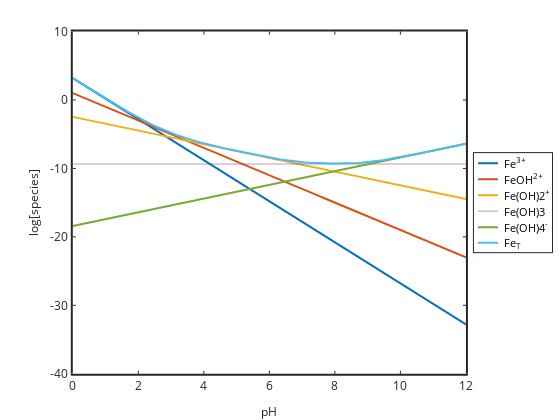

The code cell stored with this chart in its notebook:
### Markdown cell above
# U shaped solubility diagram

### Code cell
%plot -s 600,500 -f 'svg'
pH=0:0.1:12;
Ksp=10^-38.8;
B1=10^-2.19;
B2=10^-5.67;
B3=10^-12.56;
B4=10^-21.6;
Kw=1e-14;
logFe=log10(Ksp./Kw^3)-3*pH; Fe=10.^logFe;
logFeOH=log10(B1*Ksp/Kw^3)-2*pH; FeOH=10.^logFeOH;
logFeOH2=log10(B2*Ksp/Kw^3)-pH; FeOH2=10.^logFeOH2;
logFeOH3=log10(B3*Ksp/Kw^3).*ones(size(pH)); FeOH3=10.^logFeOH3;
logFeOH4=log10(B4*Ksp./Kw^3)+pH; FeOH4=10.^logFeOH4;
FeT=Fe+FeOH+FeOH2+FeOH3+FeOH4; logFeT=log10(FeT);

plot(pH,logFe,'linewidth',2,pH,logFeOH,'linewidth',2,pH,logFeOH2,'linewidth',2,...
pH,logFeOH3,pH,logFeOH4,'linewidth',2,pH,logFeT,'linewidth',2)
hold on
%plot([-log10(B1) -log10(B1)],[-40 10],'k--','linewidth',2)
set(gca,'linewidth',2,'fontsize',12);
xlabel('pH','fontsize',12)
ylabel('log[species]','fontsize',12)
legend('Fe^{3+}','FeOH^{2+}','Fe(OH)2^+','Fe(OH)3','Fe(OH)4^-','Fe_T','location','eastoutside');

### Figure 1 — Plotly figure (JSON) as saved in the notebook; plotly's stock layout.template omitted (floating-point values rounded to 4 significant figures)
{"data": [{"line": {"color": "rgb(0,113,188)", "dash": "solid", "width": 2}, "marker": {"color": "rgb(0,113,188)", "line": {"color": "rgb(0,113,188)"}, "size": 6, "symbol": "none"}, "mode": "lines", "name": "Fe^{3+}", "showlegend": true, "type": "scatter", "visibility": true, "x": [0, 0.1, 0.2, 0.3, 0.4, 0.5, 0.6, 0.7, 0.8, 0.9, 1, 1.1, 1.2, 1.3, 1.4, 1.5, 1.6, 1.7, 1.8, 1.9, 2, 2.1, 2.2, 2.3, 2.4, 2.5, 2.6, 2.7, 2.8, 2.9, 3, 3.1, 3.2, 3.3, 3.4, 3.5, 3.6, 3.7, 3.8, 3.9, 4, 4.1, 4.2, 4.3, 4.4, 4.5, 4.6, 4.7, 4.8, 4.9, 5, 5.1, 5.2, 5.3, 5.4, 5.5, 5.6, 5.7, 5.8, 5.9, 6, 6.1, 6.2, 6.3, 6.4, 6.5, 6.6, 6.7, 6.8, 6.9, 7, 7.1, 7.2, 7.3, 7.4, 7.5, 7.6, 7.7, 7.8, 7.9, 8, 8.1, 8.2, 8.3, 8.4, 8.5, 8.6, 8.7, 8.8, 8.9, 9, 9.1, 9.2, 9.3, 9.4, 9.5, 9.6, 9.7, 9.8, 9.9, 10, 10.1, 10.2, 10.3, 10.4, 10.5, 10.6, 10.7, 10.8, 10.9, 11, 11.1, 11.2, 11.3, 11.4, 11.5, 11.6, 11.7, 11.8, 11.9, 12], "xaxis": "x", "y": [3.2, 2.9, 2.6, 2.3, 2.0, 1.7, 1.4, 1.1, 0.8, 0.5, 0.2, -0.1, -0.4, -0.7, -1.0, -1.3, -1.6, -1.9, -2.2, -2.5, -2.8, -3.1, -3.4, -3.7, -4.0, -4.3, -4.6, -4.9, -5.2, -5.5, -5.8, -6.1, -6.4, -6.7, -7.0, -7.3, -7.6, -7.9, -8.2, -8.5, -8.8, -9.1, -9.4, -9.7, -10.0, -10.3, -10.6, -10.9, -11.2, -11.5, -11.8, -12.1, -12.4, -12.7, -13, -13.3, -13.6, -13.9, -14.2, -14.5, -14.8, -15.1, -15.4, -15.7, -16, -16.3, -16.6, -16.9, -17.2, -17.5, -17.8, -18.1, -18.4, -18.7, -19, -19.3, -19.6, -19.9, -20.2, -20.5, -20.8, -21.1, -21.4, -21.7, -22, -22.3, -22.6, -22.9, -23.2, -23.5, -23.8, -24.1, -24.4, -24.7, -25, -25.3, -25.6, -25.9, -26.2, -26.5, -26.8, -27.1, -27.4, -27.7, -28, -28.3, -28.6, -28.9, -29.2, -29.5, -29.8, -30.1, -30.4, -30.7, -31, -31.3, -31.6, -31.9, -32.2, -32.5, -32.8], "yaxis": "y"}, {"line": {"color": "rgb(216,82,24)", "dash": "solid", "width": 2}, "marker": {"color": "rgb(216,82,24)", "line": {"color": "rgb(216,82,24)"}, "size": 6, "symbol": "none"}, "mode": "lines", "name": "FeOH^{2+}", "showlegend": true, "type": "scatter", "visibility": true, "x": [0, 0.1, 0.2, 0.3, 0.4, 0.5, 0.6, 0.7, 0.8, 0.9, 1, 1.1, 1.2, 1.3, 1.4, 1.5, 1.6, 1.7, 1.8, 1.9, 2, 2.1, 2.2, 2.3, 2.4, 2.5, 2.6, 2.7, 2.8, 2.9, 3, 3.1, 3.2, 3.3, 3.4, 3.5, 3.6, 3.7, 3.8, 3.9, 4, 4.1, 4.2, 4.3, 4.4, 4.5, 4.6, 4.7, 4.8, 4.9, 5, 5.1, 5.2, 5.3, 5.4, 5.5, 5.6, 5.7, 5.8, 5.9, 6, 6.1, 6.2, 6.3, 6.4, 6.5, 6.6, 6.7, 6.8, 6.9, 7, 7.1, 7.2, 7.3, 7.4, 7.5, 7.6, 7.7, 7.8, 7.9, 8, 8.1, 8.2, 8.3, 8.4, 8.5, 8.6, 8.7, 8.8, 8.9, 9, 9.1, 9.2, 9.3, 9.4, 9.5, 9.6, 9.7, 9.8, 9.9, 10, 10.1, 10.2, 10.3, 10.4, 10.5, 10.6, 10.7, 10.8, 10.9, 11, 11.1, 11.2, 11.3, 11.4, 11.5, 11.6, 11.7, 11.8, 11.9, 12], "xaxis": "x", "y": [1.01, 0.81, 0.61, 0.41, 0.21, 0.01, -0.19, -0.39, -0.59, -0.79, -0.99, -1.19, -1.39, -1.59, -1.79, -1.99, -2.19, -2.39, -2.59, -2.79, -2.99, -3.19, -3.39, -3.59, -3.79, -3.99, -4.19, -4.39, -4.59, -4.79, -4.99, -5.19, -5.39, -5.59, -5.79, -5.99, -6.19, -6.39, -6.59, -6.79, -6.99, -7.19, -7.39, -7.59, -7.79, -7.99, -8.19, -8.39, -8.59, -8.79, -8.99, -9.19, -9.39, -9.59, -9.79, -9.99, -10.19, -10.39, -10.59, -10.79, -10.99, -11.19, -11.39, -11.59, -11.79, -11.99, -12.19, -12.39, -12.59, -12.79, -12.99, -13.19, -13.39, -13.59, -13.79, -13.99, -14.19, -14.39, -14.59, -14.79, -14.99, -15.19, -15.39, -15.59, -15.79, -15.99, -16.19, -16.39, -16.59, -16.79, -16.99, -17.19, -17.39, -17.59, -17.79, -17.99, -18.19, -18.39, -18.59, -18.79, -18.99, -19.19, -19.39, -19.59, -19.79, -19.99, -20.19, -20.39, -20.59, -20.79, -20.99, -21.19, -21.39, -21.59, -21.79, -21.99, -22.19, -22.39, -22.59, -22.79, -22.99], "yaxis": "y"}, {"line": {"color": "rgb(236,176,31)", "dash": "solid", "width": 2}, "marker": {"color": "rgb(236,176,31)", "line": {"color": "rgb(236,176,31)"}, "size": 6, "symbol": "none"}, "mode": "lines", "name": "Fe(OH)2^+", "showlegend": true, "type": "scatter", "visibility": true, "x": [0, 0.1, 0.2, 0.3, 0.4, 0.5, 0.6, 0.7, 0.8, 0.9, 1, 1.1, 1.2, 1.3, 1.4, 1.5, 1.6, 1.7, 1.8, 1.9, 2, 2.1, 2.2, 2.3, 2.4, 2.5, 2.6, 2.7, 2.8, 2.9, 3, 3.1, 3.2, 3.3, 3.4, 3.5, 3.6, 3.7, 3.8, 3.9, 4, 4.1, 4.2, 4.3, 4.4, 4.5, 4.6, 4.7, 4.8, 4.9, 5, 5.1, 5.2, 5.3, 5.4, 5.5, 5.6, 5.7, 5.8, 5.9, 6, 6.1, 6.2, 6.3, 6.4, 6.5, 6.6, 6.7, 6.8, 6.9, 7, 7.1, 7.2, 7.3, 7.4, 7.5, 7.6, 7.7, 7.8, 7.9, 8, 8.1, 8.2, 8.3, 8.4, 8.5, 8.6, 8.7, 8.8, 8.9, 9, 9.1, 9.2, 9.3, 9.4, 9.5, 9.6, 9.7, 9.8, 9.9, 10, 10.1, 10.2, 10.3, 10.4, 10.5, 10.6, 10.7, 10.8, 10.9, 11, 11.1, 11.2, 11.3, 11.4, 11.5, 11.6, 11.7, 11.8, 11.9, 12], "xaxis": "x", "y": [-2.47, -2.57, -2.67, -2.77, -2.87, -2.97, -3.07, -3.17, -3.27, -3.37, -3.47, -3.57, -3.67, -3.77, -3.87, -3.97, -4.07, -4.17, -4.27, -4.37, -4.47, -4.57, -4.67, -4.77, -4.87, -4.97, -5.07, -5.17, -5.27, -5.37, -5.47, -5.57, -5.67, -5.77, -5.87, -5.97, -6.07, -6.17, -6.27, -6.37, -6.47, -6.57, -6.67, -6.77, -6.87, -6.97, -7.07, -7.17, -7.27, -7.37, -7.47, -7.57, -7.67, -7.77, -7.87, -7.97, -8.07, -8.17, -8.27, -8.37, -8.47, -8.57, -8.67, -8.77, -8.87, -8.97, -9.07, -9.17, -9.27, -9.37, -9.47, -9.57, -9.67, -9.77, -9.87, -9.97, -10.07, -10.17, -10.27, -10.37, -10.47, -10.57, -10.67, -10.77, -10.87, -10.97, -11.07, -11.17, -11.27, -11.37, -11.47, -11.57, -11.67, -11.77, -11.87, -11.97, -12.07, -12.17, -12.27, -12.37, -12.47, -12.57, -12.67, -12.77, -12.87, -12.97, -13.07, -13.17, -13.27, -13.37, -13.47, -13.57, -13.67, -13.77, -13.87, -13.97, -14.07, -14.17, -14.27, -14.37, -14.47], "yaxis": "y"}, {"line": {"color": "rgb(125,46,141)", "dash": "solid", "width": 0.5}, "marker": {"color": "rgb(125,46,141)", "line": {"color": "rgb(125,46,141)"}, "size": 6, "symbol": "none"}, "mode": "lines", "name": "Fe(OH)3", "showlegend": true, "type": "scatter", "visibility": true, "x": [0, 0.1, 0.2, 0.3, 0.4, 0.5, 0.6, 0.7, 0.8, 0.9, 1, 1.1, 1.2, 1.3, 1.4, 1.5, 1.6, 1.7, 1.8, 1.9, 2, 2.1, 2.2, 2.3, 2.4, 2.5, 2.6, 2.7, 2.8, 2.9, 3, 3.1, 3.2, 3.3, 3.4, 3.5, 3.6, 3.7, 3.8, 3.9, 4, 4.1, 4.2, 4.3, 4.4, 4.5, 4.6, 4.7, 4.8, 4.9, 5, 5.1, 5.2, 5.3, 5.4, 5.5, 5.6, 5.7, 5.8, 5.9, 6, 6.1, 6.2, 6.3, 6.4, 6.5, 6.6, 6.7, 6.8, 6.9, 7, 7.1, 7.2, 7.3, 7.4, 7.5, 7.6, 7.7, 7.8, 7.9, 8, 8.1, 8.2, 8.3, 8.4, 8.5, 8.6, 8.7, 8.8, 8.9, 9, 9.1, 9.2, 9.3, 9.4, 9.5, 9.6, 9.7, 9.8, 9.9, 10, 10.1, 10.2, 10.3, 10.4, 10.5, 10.6, 10.7, 10.8, 10.9, 11, 11.1, 11.2, 11.3, 11.4, 11.5, 11.6, 11.7, 11.8, 11.9, 12], "xaxis": "x", "y": [-9.36, -9.36, -9.36, -9.36, -9.36, -9.36, -9.36, -9.36, -9.36, -9.36, -9.36, -9.36, -9.36, -9.36, -9.36, -9.36, -9.36, -9.36, -9.36, -9.36, -9.36, -9.36, -9.36, -9.36, -9.36, -9.36, -9.36, -9.36, -9.36, -9.36, -9.36, -9.36, -9.36, -9.36, -9.36, -9.36, -9.36, -9.36, -9.36, -9.36, -9.36, -9.36, -9.36, -9.36, -9.36, -9.36, -9.36, -9.36, -9.36, -9.36, -9.36, -9.36, -9.36, -9.36, -9.36, -9.36, -9.36, -9.36, -9.36, -9.36, -9.36, -9.36, -9.36, -9.36, -9.36, -9.36, -9.36, -9.36, -9.36, -9.36, -9.36, -9.36, -9.36, -9.36, -9.36, -9.36, -9.36, -9.36, -9.36, -9.36, -9.36, -9.36, -9.36, -9.36, -9.36, -9.36, -9.36, -9.36, -9.36, -9.36, -9.36, -9.36, -9.36, -9.36, -9.36, -9.36, -9.36, -9.36, -9.36, -9.36, -9.36, -9.36, -9.36, -9.36, -9.36, -9.36, -9.36, -9.36, -9.36, -9.36, -9.36, -9.36, -9.36, -9.36, -9.36, -9.36, -9.36, -9.36, -9.36, -9.36, -9.36], "yaxis": "y"}, {"line": {"color": "rgb(118,171,47)", "dash": "solid", "width": 2}, "marker": {"color": "rgb(118,171,47)", "line": {"color": "rgb(118,171,47)"}, "size": 6, "symbol": "none"}, "mode": "lines", "name": "Fe(OH)4^-", "showlegend": true, "type": "scatter", "visibility": true, "x": [0, 0.1, 0.2, 0.3, 0.4, 0.5, 0.6, 0.7, 0.8, 0.9, 1, 1.1, 1.2, 1.3, 1.4, 1.5, 1.6, 1.7, 1.8, 1.9, 2, 2.1, 2.2, 2.3, 2.4, 2.5, 2.6, 2.7, 2.8, 2.9, 3, 3.1, 3.2, 3.3, 3.4, 3.5, 3.6, 3.7, 3.8, 3.9, 4, 4.1, 4.2, 4.3, 4.4, 4.5, 4.6, 4.7, 4.8, 4.9, 5, 5.1, 5.2, 5.3, 5.4, 5.5, 5.6, 5.7, 5.8, 5.9, 6, 6.1, 6.2, 6.3, 6.4, 6.5, 6.6, 6.7, 6.8, 6.9, 7, 7.1, 7.2, 7.3, 7.4, 7.5, 7.6, 7.7, 7.8, 7.9, 8, 8.1, 8.2, 8.3, 8.4, 8.5, 8.6, 8.7, 8.8, 8.9, 9, 9.1, 9.2, 9.3, 9.4, 9.5, 9.6, 9.7, 9.8, 9.9, 10, 10.1, 10.2, 10.3, 10.4, 10.5, 10.6, 10.7, 10.8, 10.9, 11, 11.1, 11.2, 11.3, 11.4, 11.5, 11.6, 11.7, 11.8, 11.9, 12], "xaxis": "x", "y": [-18.4, -18.3, -18.2, -18.1, -18, -17.9, -17.8, -17.7, -17.6, -17.5, -17.4, -17.3, -17.2, -17.1, -17, -16.9, -16.8, -16.7, -16.6, -16.5, -16.4, -16.3, -16.2, -16.1, -16.0, -15.9, -15.8, -15.7, -15.6, -15.5, -15.4, -15.3, -15.2, -15.1, -15.0, -14.9, -14.8, -14.7, -14.6, -14.5, -14.4, -14.3, -14.2, -14.1, -14.0, -13.9, -13.8, -13.7, -13.6, -13.5, -13.4, -13.3, -13.2, -13.1, -13.0, -12.9, -12.8, -12.7, -12.6, -12.5, -12.4, -12.3, -12.2, -12.1, -12.0, -11.9, -11.8, -11.7, -11.6, -11.5, -11.4, -11.3, -11.2, -11.1, -11.0, -10.9, -10.8, -10.7, -10.6, -10.5, -10.4, -10.3, -10.2, -10.1, -10.0, -9.9, -9.8, -9.7, -9.6, -9.5, -9.4, -9.3, -9.2, -9.1, -9.0, -8.9, -8.8, -8.7, -8.6, -8.5, -8.4, -8.3, -8.2, -8.1, -8.0, -7.9, -7.8, -7.7, -7.6, -7.5, -7.4, -7.3, -7.2, -7.1, -7.0, -6.9, -6.8, -6.7, -6.6, -6.5, -6.4], "yaxis": "y"}, {"line": {"color": "rgb(76,189,237)", "dash": "solid", "width": 2}, "marker": {"color": "rgb(76,189,237)", "line": {"color": "rgb(76,189,237)"}, "size": 6, "symbol": "none"}, "mode": "lines", "name": "Fe_T", "showlegend": true, "type": "scatter", "visibility": true, "x": [0, 0.1, 0.2, 0.3, 0.4, 0.5, 0.6, 0.7, 0.8, 0.9, 1, 1.1, 1.2, 1.3, 1.4, 1.5, 1.6, 1.7, 1.8, 1.9, 2, 2.1, 2.2, 2.3, 2.4, 2.5, 2.6, 2.7, 2.8, 2.9, 3, 3.1, 3.2, 3.3, 3.4, 3.5, 3.6, 3.7, 3.8, 3.9, 4, 4.1, 4.2, 4.3, 4.4, 4.5, 4.6, 4.7, 4.8, 4.9, 5, 5.1, 5.2, 5.3, 5.4, 5.5, 5.6, 5.7, 5.8, 5.9, 6, 6.1, 6.2, 6.3, 6.4, 6.5, 6.6, 6.7, 6.8, 6.9, 7, 7.1, 7.2, 7.3, 7.4, 7.5, 7.6, 7.7, 7.8, 7.9, 8, 8.1, 8.2, 8.3, 8.4, 8.5, 8.6, 8.7, 8.8, 8.9, 9, 9.1, 9.2, 9.3, 9.4, 9.5, 9.6, 9.7, 9.8, 9.9, 10, 10.1, 10.2, 10.3, 10.4, 10.5, 10.6, 10.7, 10.8, 10.9, 11, 11.1, 11.2, 11.3, 11.4, 11.5, 11.6, 11.7, 11.8, 11.9, 12], "xaxis": "x", "y": [3.203, 2.904, 2.604, 2.306, 2.007, 1.709, 1.411, 1.114, 0.8174, 0.5218, 0.2273, -0.06592, -0.3575, -0.647, -0.9342, -1.219, -1.499, -1.776, -2.049, -2.316, -2.578, -2.834, -3.083, -3.325, -3.56, -3.787, -4.008, -4.221, -4.427, -4.626, -4.818, -5.002, -5.18, -5.35, -5.513, -5.668, -5.817, -5.96, -6.096, -6.227, -6.353, -6.475, -6.593, -6.707, -6.819, -6.929, -7.036, -7.142, -7.246, -7.35, -7.452, -7.553, -7.653, -7.753, -7.851, -7.949, -8.045, -8.14, -8.234, -8.326, -8.416, -8.504, -8.589, -8.67, -8.748, -8.821, -8.889, -8.953, -9.01, -9.062, -9.108, -9.148, -9.183, -9.212, -9.236, -9.255, -9.27, -9.281, -9.288, -9.292, -9.292, -9.289, -9.283, -9.273, -9.26, -9.242, -9.219, -9.192, -9.159, -9.121, -9.077, -9.027, -8.971, -8.909, -8.842, -8.77, -8.694, -8.614, -8.53, -8.444, -8.355, -8.264, -8.171, -8.077, -7.981, -7.885, -7.788, -7.691, -7.593, -7.494, -7.395, -7.296, -7.197, -7.098, -6.998, -6.898, -6.799, -6.699, -6.599, -6.499, -6.4], "yaxis": "y"}, {"hoverinfo": "none", "line": {"color": "rgb(0,113,188)", "dash": "solid", "width": 2}, "marker": {"color": "rgb(0,113,188)", "line": {"color": "rgb(0,113,188)"}, "size": 6, "symbol": "none"}, "mode": "lines", "name": "", "showlegend": false, "type": "scatter", "visibility": true, "x": [3, 18], "xaxis": "x2", "y": [7.494, 7.494], "yaxis": "y2"}, {"hoverinfo": "none", "line": {"color": "rgb(216,82,24)", "dash": "solid", "width": 2}, "marker": {"color": "rgb(216,82,24)", "line": {"color": "rgb(216,82,24)"}, "size": 6, "symbol": "none"}, "mode": "lines", "name": "", "showlegend": false, "type": "scatter", "visibility": true, "x": [3, 18], "xaxis": "x2", "y": [19.48, 19.48], "yaxis": "y2"}, {"hoverinfo": "none", "line": {"color": "rgb(236,176,31)", "dash": "solid", "width": 2}, "marker": {"color": "rgb(236,176,31)", "line": {"color": "rgb(236,176,31)"}, "size": 6, "symbol": "none"}, "mode": "lines", "name": "", "showlegend": false, "type": "scatter", "visibility": true, "x": [3, 18], "xaxis": "x2", "y": [31.47, 31.47], "yaxis": "y2"}, {"hoverinfo": "none", "line": {"color": "rgb(125,46,141)", "dash": "solid", "width": 0.5}, "marker": {"color": "rgb(125,46,141)", "line": {"color": "rgb(125,46,141)"}, "size": 6, "symbol": "none"}, "mode": "lines", "name": "", "showlegend": false, "type": "scatter", "visibility": true, "x": [3, 18], "xaxis": "x2", "y": [43.46, 43.46], "yaxis": "y2"}, {"hoverinfo": "none", "line": {"color": "rgb(118,171,47)", "dash": "solid", "width": 2}, "marker": {"color": "rgb(118,171,47)", "line": {"color": "rgb(118,171,47)"}, "size": 6, "symbol": "none"}, "mode": "lines", "name": "", "showlegend": false, "type": "scatter", "visibility": true, "x": [3, 18], "xaxis": "x2", "y": [55.45, 55.45], "yaxis": "y2"}, {"hoverinfo": "none", "line": {"color": "rgb(76,189,237)", "dash": "solid", "width": 2}, "marker": {"color": "rgb(76,189,237)", "line": {"color": "rgb(76,189,237)"}, "size": 6, "symbol": "none"}, "mode": "lines", "name": "", "showlegend": false, "type": "scatter", "visibility": true, "x": [3, 18], "xaxis": "x2", "y": [67.06, 67.06], "yaxis": "y2"}], "layout": {"annotations": [{"font": {"color": "rgb(0, 0, 0)", "size": 10.8}, "showarrow": false, "text": "Fe<sup>3+</sup>", "x": 21, "xanchor": "left", "xref": "x2", "y": 7.494, "yanchor": "middle", "yref": "y2"}, {"font": {"color": "rgb(0, 0, 0)", "size": 10.8}, "showarrow": false, "text": "FeOH<sup>2+</sup>", "x": 21, "xanchor": "left", "xref": "x2", "y": 19.48, "yanchor": "middle", "yref": "y2"}, {"font": {"color": "rgb(0, 0, 0)", "size": 10.8}, "showarrow": false, "text": "Fe(OH)2<sup>+</sup>", "x": 21, "xanchor": "left", "xref": "x2", "y": 31.47, "yanchor": "middle", "yref": "y2"}, {"font": {"color": "rgb(0, 0, 0)", "size": 10.8}, "showarrow": false, "text": "Fe(OH)3", "x": 21, "xanchor": "left", "xref": "x2", "y": 43.46, "yanchor": "middle", "yref": "y2"}, {"font": {"color": "rgb(0, 0, 0)", "size": 10.8}, "showarrow": false, "text": "Fe(OH)4<sup>-</sup>", "x": 21, "xanchor": "left", "xref": "x2", "y": 55.45, "yanchor": "middle", "yref": "y2"}, {"font": {"color": "rgb(0, 0, 0)", "size": 10.8}, "showarrow": false, "text": "Fe<sub>T</sub>", "x": 21, "xanchor": "left", "xref": "x2", "y": 67.06, "yanchor": "middle", "yref": "y2"}], "height": 420, "hovermode": "closest", "margin": {"b": 0, "l": 0, "r": 0, "t": 0}, "plot_bgcolor": "rgba(0, 0, 0, 0)", "showlegend": false, "width": 560, "xaxis": {"anchor": "y", "autorange": false, "domain": [0.13, 0.832], "exponentformat": "none", "gridcolor": "rgba(38,38,38,0.15)", "gridwidth": 2, "linecolor": "rgb(38,38,38)", "linewidth": 2, "mirror": "ticks", "range": [0, 12], "showgrid": false, "showline": true, "side": "bottom", "spikedash": "solid", "spikemode": "across", "spikesides": false, "spikethickness": 1, "tickangle": 0, "tickcolor": "rgb(38,38,38)", "tickfont": {"color": "rgb(38,38,38)", "size": 12}, "ticklen": 3, "ticks": "inside", "ticktext": ["0", "2", "4", "6", "8", "10", "12"], "tickvals": [0, 2, 4, 6, 8, 10, 12], "title": {"font": {"color": "rgb(38,38,38)", "size": 12}, "text": "pH"}, "type": "linear", "visible": true, "zeroline": false}, "xaxis2": {"anchor": "y2", "autorange": false, "domain": [0.8463, 0.9857], "exponentformat": "none", "fixedrange": true, "gridcolor": "rgba(38,38,38,0.15)", "gridwidth": 1, "linecolor": "rgb(38,38,38)", "linewidth": 1, "mirror": true, "range": [0, 58.45], "showgrid": false, "showline": true, "showspikes": false, "side": "bottom", "spikedash": "solid", "spikemode": "across", "spikesides": false, "spikethickness": 1, "tickangle": 0, "tickcolor": "rgb(38,38,38)", "tickfont": {"color": "rgb(38,38,38)", "size": 10.8}, "ticklen": 3, "ticks": "", "ticktext": [], "tickvals": [], "title": {"font": {"color": "rgb(0, 0, 0)", "size": 11.88}, "text": ""}, "type": "linear", "visible": true, "zeroline": false}, "yaxis": {"anchor": "x", "autorange": false, "domain": [0.11, 0.925], "exponentformat": "none", "gridcolor": "rgba(38,38,38,0.15)", "gridwidth": 2, "linecolor": "rgb(38,38,38)", "linewidth": 2, "mirror": "ticks", "range": [-40, 10], "showgrid": false, "showline": true, "side": "left", "spikedash": "solid", "spikemode": "across", "spikesides": false, "spikethickness": 1, "tickangle": 0, "tickcolor": "rgb(38,38,38)", "tickfont": {"color": "rgb(38,38,38)", "size": 12}, "ticklen": 3, "ticks": "inside", "ticktext": ["-40", "-30", "-20", "-10", "0", "10"], "tickvals": [-40, -30, -20, -10, 0, 10], "title": {"font": {"color": "rgb(38,38,38)", "size": 12}, "text": "log[species]"}, "type": "linear", "visible": true, "zeroline": false}, "yaxis2": {"anchor": "x2", "autorange": false, "domain": [0.3996, 0.6354], "exponentformat": "none", "fixedrange": true, "gridcolor": "rgba(38,38,38,0.15)", "gridwidth": 1, "linecolor": "rgb(38,38,38)", "linewidth": 1, "mirror": true, "range": [74.18, 0], "showgrid": false, "showline": true, "showspikes": false, "side": "left", "spikedash": "solid", "spikemode": "across", "spikesides": false, "spikethickness": 1, "tickangle": 0, "tickcolor": "rgb(38,38,38)", "tickfont": {"color": "rgb(38,38,38)", "size": 10.8}, "ticklen": 3, "ticks": "", "ticktext": [], "tickvals": [], "title": {"font": {"color": "rgb(0, 0, 0)", "size": 11.88}, "text": ""}, "type": "linear", "visible": true, "zeroline": false}}}
